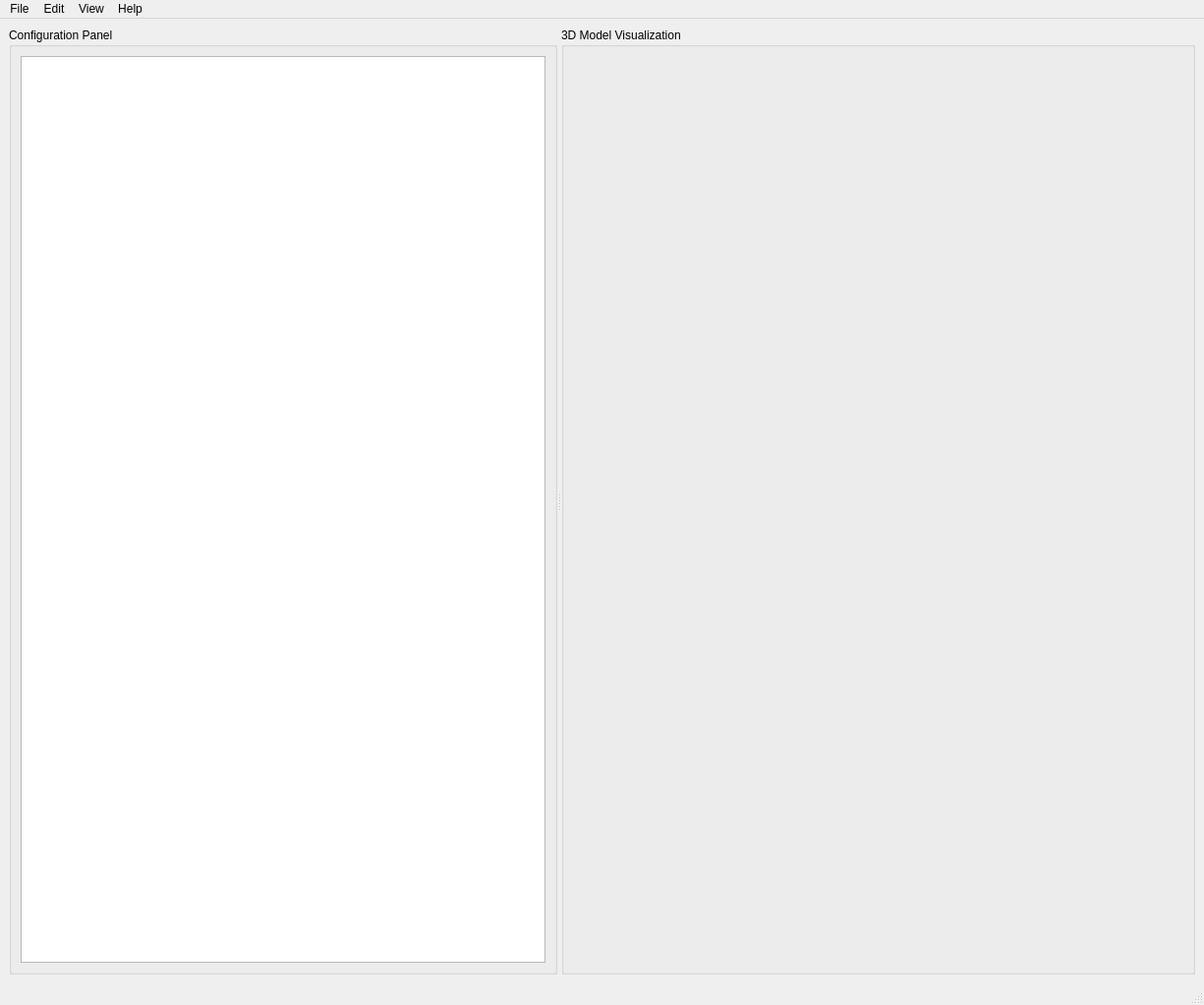
<?xml version="1.0" encoding="UTF-8"?>
<ui version="4.0">
 <class>MainWindow</class>
 <widget class="QMainWindow" name="MainWindow">
  <property name="geometry">
   <rect>
    <x>0</x>
    <y>0</y>
    <width>1225</width>
    <height>1023</height>
   </rect>
  </property>
  <property name="windowTitle">
   <string>Robot Editor</string>
  </property>
  <property name="iconSize">
   <size>
    <width>20</width>
    <height>20</height>
   </size>
  </property>
  <widget class="QWidget" name="centralwidget">
   <layout class="QVBoxLayout" name="verticalLayout">
    <item>
     <widget class="QSplitter" name="splitter">
      <property name="orientation">
       <enum>Qt::Orientation::Horizontal</enum>
      </property>
      <widget class="QGroupBox" name="treeViewGroupBox">
       <property name="sizePolicy">
        <sizepolicy hsizetype="Expanding" vsizetype="Preferred">
         <horstretch>0</horstretch>
         <verstretch>0</verstretch>
        </sizepolicy>
       </property>
       <property name="title">
        <string>Configuration Panel</string>
       </property>
       <layout class="QVBoxLayout" name="verticalLayout_3">
        <item>
         <widget class="QTreeView" name="treeView">
          <property name="contextMenuPolicy">
           <enum>Qt::ContextMenuPolicy::CustomContextMenu</enum>
          </property>
          <property name="editTriggers">
           <set>QAbstractItemView::EditTrigger::CurrentChanged|QAbstractItemView::EditTrigger::DoubleClicked|QAbstractItemView::EditTrigger::EditKeyPressed|QAbstractItemView::EditTrigger::SelectedClicked</set>
          </property>
          <property name="alternatingRowColors">
           <bool>true</bool>
          </property>
          <property name="iconSize">
           <size>
            <width>20</width>
            <height>20</height>
           </size>
          </property>
          <property name="indentation">
           <number>20</number>
          </property>
          <property name="sortingEnabled">
           <bool>false</bool>
          </property>
          <property name="animated">
           <bool>true</bool>
          </property>
          <property name="allColumnsShowFocus">
           <bool>false</bool>
          </property>
          <attribute name="headerMinimumSectionSize">
           <number>150</number>
          </attribute>
          <attribute name="headerDefaultSectionSize">
           <number>150</number>
          </attribute>
          <attribute name="headerHighlightSections">
           <bool>false</bool>
          </attribute>
          <attribute name="headerStretchLastSection">
           <bool>true</bool>
          </attribute>
         </widget>
        </item>
       </layout>
      </widget>
      <widget class="QGroupBox" name="viewContainerGroupBox">
       <property name="sizePolicy">
        <sizepolicy hsizetype="Expanding" vsizetype="Preferred">
         <horstretch>0</horstretch>
         <verstretch>0</verstretch>
        </sizepolicy>
       </property>
       <property name="minimumSize">
        <size>
         <width>0</width>
         <height>0</height>
        </size>
       </property>
       <property name="title">
        <string>3D Model Visualization</string>
       </property>
       <layout class="QVBoxLayout" name="verticalLayout_2">
        <property name="leftMargin">
         <number>9</number>
        </property>
        <property name="topMargin">
         <number>9</number>
        </property>
        <property name="rightMargin">
         <number>9</number>
        </property>
        <property name="bottomMargin">
         <number>9</number>
        </property>
        <item>
         <widget class="QWidget" name="viewContainer" native="true">
          <property name="WA_TransparentForMouseEvents" stdset="0">
           <bool>true</bool>
          </property>
          <layout class="QVBoxLayout" name="verticalLayout_4">
           <property name="leftMargin">
            <number>0</number>
           </property>
           <property name="topMargin">
            <number>0</number>
           </property>
           <property name="rightMargin">
            <number>0</number>
           </property>
           <property name="bottomMargin">
            <number>0</number>
           </property>
           <item>
            <spacer name="horizontalSpacer">
             <property name="orientation">
              <enum>Qt::Orientation::Horizontal</enum>
             </property>
             <property name="sizeHint" stdset="0">
              <size>
               <width>300</width>
               <height>0</height>
              </size>
             </property>
            </spacer>
           </item>
          </layout>
         </widget>
        </item>
       </layout>
      </widget>
     </widget>
    </item>
   </layout>
  </widget>
  <widget class="QMenuBar" name="menubar">
   <property name="geometry">
    <rect>
     <x>0</x>
     <y>0</y>
     <width>1225</width>
     <height>22</height>
    </rect>
   </property>
   <widget class="QMenu" name="menuRobot_Editor">
    <property name="title">
     <string>File</string>
    </property>
    <widget class="QMenu" name="menuImport">
     <property name="title">
      <string>Import</string>
     </property>
     <addaction name="actionImportFromVisualComponent"/>
    </widget>
    <addaction name="actionNewRobot"/>
    <addaction name="actionOpenFromDevice"/>
    <addaction name="menuImport"/>
    <addaction name="actionSaveAll"/>
    <addaction name="actionDeleteAll"/>
    <addaction name="actionExit"/>
   </widget>
   <widget class="QMenu" name="menuEdit">
    <property name="title">
     <string>Edit</string>
    </property>
    <addaction name="actionAddNewJoint"/>
    <addaction name="actionAddJointDynamics"/>
   </widget>
   <widget class="QMenu" name="menuView">
    <property name="title">
     <string>View</string>
    </property>
    <addaction name="actionRotateModel"/>
    <addaction name="actionResetModel"/>
   </widget>
   <widget class="QMenu" name="menuHelp">
    <property name="title">
     <string>Help</string>
    </property>
   </widget>
   <addaction name="menuRobot_Editor"/>
   <addaction name="menuEdit"/>
   <addaction name="menuView"/>
   <addaction name="menuHelp"/>
  </widget>
  <widget class="QStatusBar" name="statusbar"/>
  <action name="actionNewRobot">
   <property name="text">
    <string>New Robot</string>
   </property>
  </action>
  <action name="actionSaveAll">
   <property name="text">
    <string>Save All</string>
   </property>
  </action>
  <action name="actionExit">
   <property name="text">
    <string>Exit</string>
   </property>
  </action>
  <action name="actionOpenFromDevice">
   <property name="text">
    <string>Open From Device...</string>
   </property>
  </action>
  <action name="actionAddNewJoint">
   <property name="text">
    <string>Add Joint</string>
   </property>
  </action>
  <action name="actionAddJointDynamics">
   <property name="text">
    <string>Add Joint Dynamics</string>
   </property>
  </action>
  <action name="actionResetModel">
   <property name="text">
    <string>Reset Model</string>
   </property>
  </action>
  <action name="actionRotateModel">
   <property name="text">
    <string>Rotate Model</string>
   </property>
  </action>
  <action name="actionDeleteAll">
   <property name="text">
    <string>Delete All</string>
   </property>
  </action>
  <action name="actionImportFromVisualComponent">
   <property name="text">
    <string>Visual Component</string>
   </property>
  </action>
 </widget>
 <resources/>
 <connections>
  <connection>
   <sender>actionExit</sender>
   <signal>triggered()</signal>
   <receiver>MainWindow</receiver>
   <slot>close()</slot>
   <hints>
    <hint type="sourcelabel">
     <x>-1</x>
     <y>-1</y>
    </hint>
    <hint type="destinationlabel">
     <x>612</x>
     <y>511</y>
    </hint>
   </hints>
  </connection>
 </connections>
</ui>
